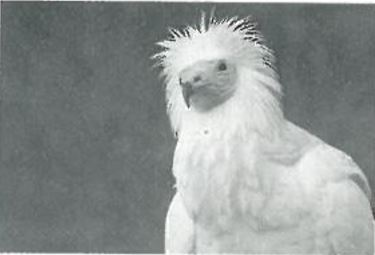
#> input picture 영상처리_컨볼루션_5/picture5.jpg, 375 x 255 px
$ python sharpening_mask-float.py
#> lines starting #> are read from the running program, lines starting #| are printed output that depends on the picture
import cv2 as cv
import numpy as np
#smoothing
roi = cv.imread('picture5.jpg')
#> roi is the input picture: shape (255, 375, 3); mean B, G, R 144.8, 145.9, 140.8
roi_gray = cv.cvtColor(roi,cv.COLOR_BGR2GRAY)

mask = np.array([
    [0,-1,0],
    [-1,5,-1],
    [0,-1,0]
])
#output_box = np.zeros((roi.shape[0],roi.shape[1]),dtype=np.uint8)
output_box = np.zeros((roi.shape[0],roi.shape[1])) #float

for j in range(1,roi.shape[0]-1):
    for i in range(1,roi.shape[1]-1):
        sum = 0
        for r in range(-1,2):
            for c in range(-1,2):
                sum += roi_gray.item(j+r,i+c)* mask.item(r+1,c+1)  #mask 값
        if np.sum(mask) > 0:
            sum //= np.sum(mask)  # mask 요소값의 합
        sum /= 255 # 0.0 ~ 1.0 사이의 값으로 변환
        output_box.itemset(j,i,sum)
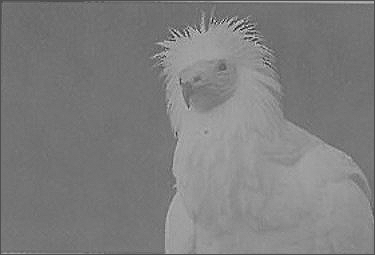
#> output_box: shape (255, 375) float64; min -0.929, max 2.06, mean 0.555; drawn with min black and max white

cv.imshow('origin',roi_gray)
cv.imshow('box_mask',output_box)
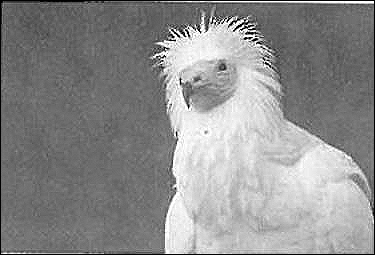
#> window 'box_mask': shape (255, 375); min 0, max 255, mean 141.2
cv.waitKey(0)
cv.destroyAllWindows()
